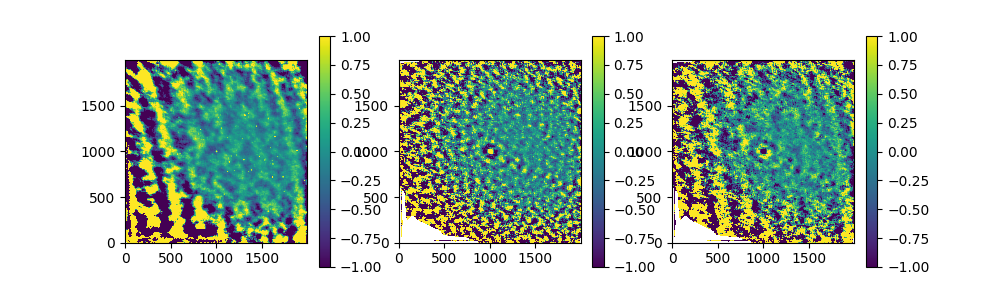

Write the Python code that produced this figure.
from astropy.io import fits
import numpy as np
import matplotlib.pyplot as plt
from astropy.wcs import WCS

obsid = 1058715072
ch = 1

hdu = fits.open('processing/{0}/{0}-img-narrowband-{1}-image-pb.fits'.format(obsid, str(ch).zfill(4)))
data = hdu[0].data[0,0,:,:]

hdu2 = fits.open('processing/{0}/{0}-img-3C44-{1}-image-pb.fits'.format(obsid, str(ch).zfill(4)))
data2 = hdu2[0].data[0,0,:,:]


plt.figure(figsize=(10,3))
plt.subplot(131)
plt.imshow(data, origin='lower', vmax=1, vmin=-1)
plt.colorbar()


plt.subplot(132)
plt.imshow(data2, origin='lower', vmax=1, vmin=-1)
plt.colorbar()


plt.subplot(133)
plt.imshow(data-data2, origin='lower', vmax=1, vmin=-1)
plt.colorbar()



plt.savefig('img.png')
